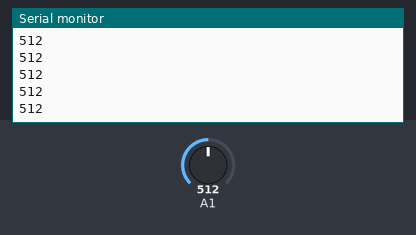
This sketch was run on a simulated Arduino Uno, built with avr-gcc and run on an emulated ATmega328P. Parts: the last lines printed to the serial monitor. The test bench sets the inputs (shaded band); at power-on: A1 = 512.

Above: at 1.2 s.
1.3 s: A1 set to 680
At 1.8 s:
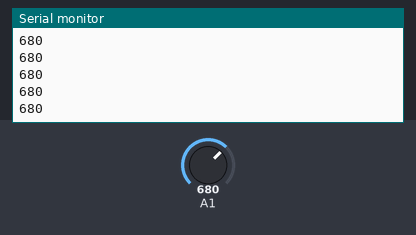
2.8 s: A1 set to 660
At 3.3 s:
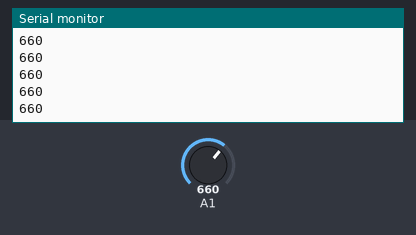
Timing chart, 0 to 5.8 s (numbered marks = the images above; inputs shaded):
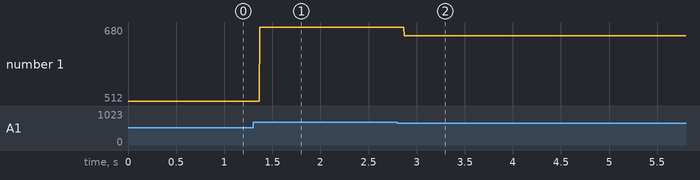

The sketch:

Light_sensor.ino
```cpp
// the setup routine runs once when you press reset:
void setup() {
  // initialize serial communication at 9600 bits per second:
  Serial.begin(9600);
  pinMode(1, OUTPUT);
}

// the loop routine runs over and over again forever:
void loop() {
  // read the input on analog pin 0:
  int sensorValue = analogRead(A1);
  // print out the value you read:
  Serial.println(sensorValue);
  delay(1); // delay in between reads for stability

  if(sensorValue >= 680)
  {
    digitalWrite(1, HIGH);

   }

   if(sensorValue < 670)
   {
    digitalWrite(1, LOW);

    }
}
```

Measured:
- after the input at 1.3 s, the serial monitor: prints a new line after 0.07 s (image 1)
- after the input at 2.8 s, the serial monitor: prints a new line after 0.07 s (image 2)
- plotted number 1: 512 → 680 after the input at 1.3 s, 680 → 660 after the input at 2.8 s
